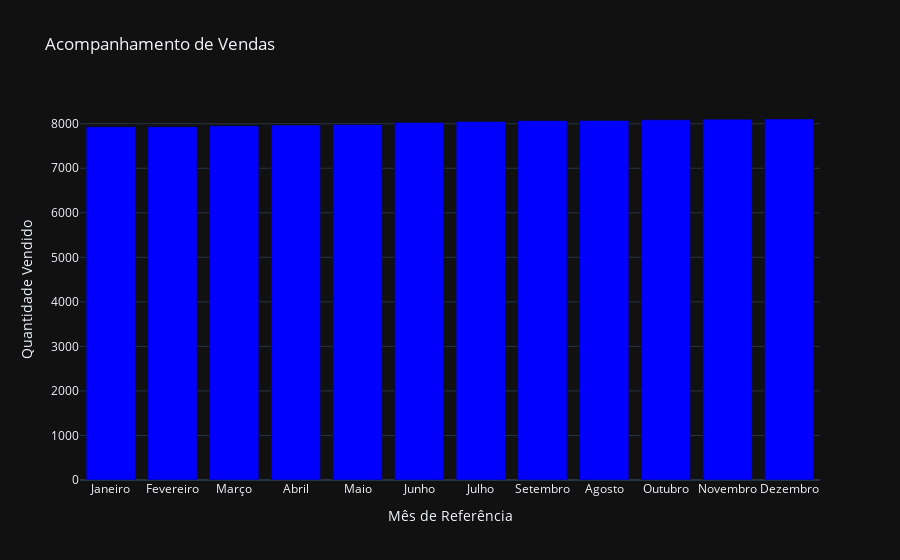

The notebook cell this image was saved under:
### Code cell
df_bar = px.bar(
    df_vendas,
    x='month_of_reference',
    y='total',
    title='Acompanhamento de Vendas',
    color_discrete_sequence=px.colors.qualitative.Bold,
    labels={
        'month_of_reference' : 'Mês de Referência',
        'total' : 'Quantidade Vendido'
    }
)
df_bar.update_traces(marker_color='blue')
df_bar.show()

### Figure 1 — Plotly figure (JSON) as saved in the notebook; plotly's stock layout.template omitted (floating-point values rounded to 4 significant figures)
{"data": [{"hovertemplate": "Mês de Referência=%{x}<br>Quantidade Vendido=%{y}<extra></extra>", "legendgroup": "", "marker": {"color": "blue", "pattern": {"shape": ""}}, "name": "", "orientation": "v", "showlegend": false, "textposition": "auto", "x": ["Janeiro", "Fevereiro", "Março", "Abril", "Maio", "Junho", "Julho", "Setembro", "Agosto", "Outubro", "Novembro", "Dezembro"], "xaxis": "x", "y": [7931, 7934, 7952, 7969, 7982, 8027, 8049, 8069, 8071, 8087, 8102, 8106], "yaxis": "y", "type": "bar"}], "layout": {"xaxis": {"anchor": "y", "domain": [0.0, 1.0], "title": {"text": "Mês de Referência"}}, "yaxis": {"anchor": "x", "domain": [0.0, 1.0], "title": {"text": "Quantidade Vendido"}}, "legend": {"tracegroupgap": 0}, "title": {"text": "Acompanhamento de Vendas"}, "barmode": "relative"}}
